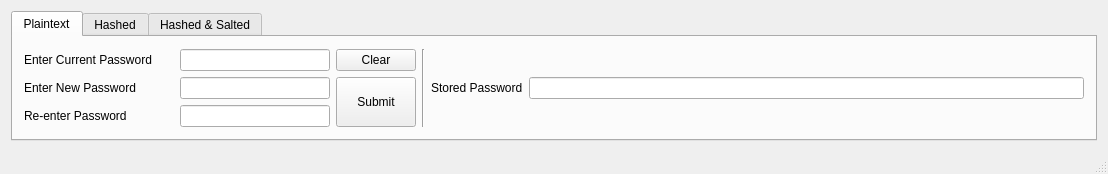
<?xml version="1.0" encoding="UTF-8"?>
<ui version="4.0">
 <class>MainWindow</class>
 <widget class="QMainWindow" name="MainWindow">
  <property name="geometry">
   <rect>
    <x>0</x>
    <y>0</y>
    <width>1108</width>
    <height>168</height>
   </rect>
  </property>
  <property name="windowTitle">
   <string>MainWindow</string>
  </property>
  <widget class="QWidget" name="centralWidget">
   <layout class="QGridLayout" name="gridLayout_3">
    <item row="0" column="0">
     <widget class="QTabWidget" name="tabWidget">
      <property name="toolTipDuration">
       <number>-1</number>
      </property>
      <property name="currentIndex">
       <number>0</number>
      </property>
      <widget class="QWidget" name="ptTab">
       <attribute name="title">
        <string>Plaintext</string>
       </attribute>
       <layout class="QGridLayout" name="gridLayout_2">
        <item row="0" column="0">
         <layout class="QGridLayout" name="ptPasswordFormGridLayout">
          <item row="2" column="1">
           <widget class="QLineEdit" name="ptSecondPasswordLineEdit">
            <property name="maximumSize">
             <size>
              <width>150</width>
              <height>16777215</height>
             </size>
            </property>
            <property name="echoMode">
             <enum>QLineEdit::Password</enum>
            </property>
            <property name="clearButtonEnabled">
             <bool>true</bool>
            </property>
           </widget>
          </item>
          <item row="1" column="0">
           <widget class="QLabel" name="ptEnterPasswordLabel">
            <property name="maximumSize">
             <size>
              <width>150</width>
              <height>16777215</height>
             </size>
            </property>
            <property name="text">
             <string>Enter New Password</string>
            </property>
           </widget>
          </item>
          <item row="2" column="0">
           <widget class="QLabel" name="ptSecondPasswordLabel">
            <property name="maximumSize">
             <size>
              <width>150</width>
              <height>16777215</height>
             </size>
            </property>
            <property name="text">
             <string>Re-enter Password</string>
            </property>
           </widget>
          </item>
          <item row="1" column="1">
           <widget class="QLineEdit" name="ptPasswordLineEdit">
            <property name="maximumSize">
             <size>
              <width>150</width>
              <height>16777215</height>
             </size>
            </property>
            <property name="echoMode">
             <enum>QLineEdit::Password</enum>
            </property>
            <property name="clearButtonEnabled">
             <bool>true</bool>
            </property>
           </widget>
          </item>
          <item row="0" column="0">
           <widget class="QLabel" name="ptEnterCurrentPasswordLabel">
            <property name="enabled">
             <bool>true</bool>
            </property>
            <property name="maximumSize">
             <size>
              <width>150</width>
              <height>16777215</height>
             </size>
            </property>
            <property name="text">
             <string>Enter Current Password</string>
            </property>
           </widget>
          </item>
          <item row="0" column="1">
           <widget class="QLineEdit" name="ptCurrentPasswordLineEdit">
            <property name="maximumSize">
             <size>
              <width>150</width>
              <height>16777215</height>
             </size>
            </property>
            <property name="echoMode">
             <enum>QLineEdit::Password</enum>
            </property>
            <property name="clearButtonEnabled">
             <bool>true</bool>
            </property>
           </widget>
          </item>
          <item row="1" column="2" rowspan="2">
           <widget class="QPushButton" name="ptSubmitButton">
            <property name="sizePolicy">
             <sizepolicy hsizetype="Minimum" vsizetype="Fixed">
              <horstretch>0</horstretch>
              <verstretch>0</verstretch>
             </sizepolicy>
            </property>
            <property name="minimumSize">
             <size>
              <width>0</width>
              <height>0</height>
             </size>
            </property>
            <property name="maximumSize">
             <size>
              <width>80</width>
              <height>120</height>
             </size>
            </property>
            <property name="text">
             <string>Submit</string>
            </property>
            <property name="shortcut">
             <string>Return</string>
            </property>
           </widget>
          </item>
          <item row="0" column="2">
           <widget class="QPushButton" name="ptClearButton">
            <property name="maximumSize">
             <size>
              <width>80</width>
              <height>16777215</height>
             </size>
            </property>
            <property name="text">
             <string>Clear</string>
            </property>
           </widget>
          </item>
         </layout>
        </item>
        <item row="0" column="1">
         <widget class="Line" name="plainTextTabDivider">
          <property name="orientation">
           <enum>Qt::Vertical</enum>
          </property>
         </widget>
        </item>
        <item row="0" column="2">
         <layout class="QFormLayout" name="ptResultsLayout">
          <property name="formAlignment">
           <set>Qt::AlignLeading|Qt::AlignLeft|Qt::AlignVCenter</set>
          </property>
          <item row="0" column="1">
           <widget class="QLineEdit" name="ptStoredPasswordLineEdit">
            <property name="readOnly">
             <bool>true</bool>
            </property>
           </widget>
          </item>
          <item row="0" column="0">
           <widget class="QLabel" name="ptStoredPasswordLabel">
            <property name="frameShape">
             <enum>QFrame::NoFrame</enum>
            </property>
            <property name="text">
             <string>Stored Password</string>
            </property>
           </widget>
          </item>
         </layout>
        </item>
       </layout>
      </widget>
      <widget class="QWidget" name="hTab">
       <attribute name="title">
        <string>Hashed</string>
       </attribute>
       <layout class="QGridLayout" name="gridLayout">
        <item row="0" column="0">
         <layout class="QGridLayout" name="hPasswordFormGridLayout">
          <item row="2" column="0">
           <widget class="QLabel" name="hSecondPasswordLabel">
            <property name="maximumSize">
             <size>
              <width>150</width>
              <height>16777215</height>
             </size>
            </property>
            <property name="text">
             <string>Re-enter Password</string>
            </property>
           </widget>
          </item>
          <item row="1" column="0">
           <widget class="QLabel" name="hEnterPasswordLabel">
            <property name="maximumSize">
             <size>
              <width>150</width>
              <height>16777215</height>
             </size>
            </property>
            <property name="text">
             <string>Enter New Password</string>
            </property>
           </widget>
          </item>
          <item row="2" column="1">
           <widget class="QLineEdit" name="hSecondPasswordLineEdit">
            <property name="maximumSize">
             <size>
              <width>150</width>
              <height>16777215</height>
             </size>
            </property>
            <property name="echoMode">
             <enum>QLineEdit::Password</enum>
            </property>
            <property name="clearButtonEnabled">
             <bool>true</bool>
            </property>
           </widget>
          </item>
          <item row="1" column="1">
           <widget class="QLineEdit" name="hPasswordLineEdit">
            <property name="maximumSize">
             <size>
              <width>150</width>
              <height>16777215</height>
             </size>
            </property>
            <property name="echoMode">
             <enum>QLineEdit::Password</enum>
            </property>
            <property name="clearButtonEnabled">
             <bool>true</bool>
            </property>
           </widget>
          </item>
          <item row="0" column="0">
           <widget class="QLabel" name="hEnterCurrentPasswordLabel">
            <property name="maximumSize">
             <size>
              <width>150</width>
              <height>16777215</height>
             </size>
            </property>
            <property name="text">
             <string>Enter Current Password</string>
            </property>
           </widget>
          </item>
          <item row="0" column="1">
           <widget class="QLineEdit" name="hCurrentPasswordLineEdit">
            <property name="maximumSize">
             <size>
              <width>150</width>
              <height>16777215</height>
             </size>
            </property>
            <property name="echoMode">
             <enum>QLineEdit::Password</enum>
            </property>
            <property name="clearButtonEnabled">
             <bool>true</bool>
            </property>
           </widget>
          </item>
          <item row="1" column="2" rowspan="2">
           <widget class="QPushButton" name="hSubmitButton">
            <property name="sizePolicy">
             <sizepolicy hsizetype="Minimum" vsizetype="Fixed">
              <horstretch>0</horstretch>
              <verstretch>0</verstretch>
             </sizepolicy>
            </property>
            <property name="minimumSize">
             <size>
              <width>0</width>
              <height>0</height>
             </size>
            </property>
            <property name="maximumSize">
             <size>
              <width>80</width>
              <height>120</height>
             </size>
            </property>
            <property name="text">
             <string>Submit</string>
            </property>
            <property name="shortcut">
             <string>Return</string>
            </property>
           </widget>
          </item>
          <item row="0" column="2">
           <widget class="QPushButton" name="hClearButton">
            <property name="maximumSize">
             <size>
              <width>80</width>
              <height>16777215</height>
             </size>
            </property>
            <property name="text">
             <string>Clear</string>
            </property>
           </widget>
          </item>
         </layout>
        </item>
        <item row="0" column="1">
         <widget class="Line" name="hTabDivider">
          <property name="orientation">
           <enum>Qt::Vertical</enum>
          </property>
         </widget>
        </item>
        <item row="0" column="2">
         <layout class="QFormLayout" name="hResultsLayout">
          <property name="formAlignment">
           <set>Qt::AlignLeading|Qt::AlignLeft|Qt::AlignVCenter</set>
          </property>
          <item row="0" column="0">
           <widget class="QLabel" name="hGeneratedHashLabel">
            <property name="text">
             <string>Generated Hash</string>
            </property>
           </widget>
          </item>
          <item row="0" column="1">
           <widget class="QLineEdit" name="hGeneratedHashLineEdit">
            <property name="readOnly">
             <bool>true</bool>
            </property>
           </widget>
          </item>
         </layout>
        </item>
       </layout>
      </widget>
      <widget class="QWidget" name="hsTab">
       <attribute name="title">
        <string>Hashed &amp;&amp; Salted</string>
       </attribute>
       <layout class="QGridLayout" name="gridLayout_4">
        <item row="0" column="0">
         <layout class="QGridLayout" name="hsPasswordFormGridLayout">
          <item row="2" column="1">
           <widget class="QLineEdit" name="hsSecondPasswordLineEdit">
            <property name="maximumSize">
             <size>
              <width>150</width>
              <height>16777215</height>
             </size>
            </property>
            <property name="echoMode">
             <enum>QLineEdit::Password</enum>
            </property>
            <property name="clearButtonEnabled">
             <bool>true</bool>
            </property>
           </widget>
          </item>
          <item row="1" column="0">
           <widget class="QLabel" name="hsEnterPasswordLabel">
            <property name="maximumSize">
             <size>
              <width>150</width>
              <height>16777215</height>
             </size>
            </property>
            <property name="text">
             <string>Enter New Password</string>
            </property>
           </widget>
          </item>
          <item row="1" column="1">
           <widget class="QLineEdit" name="hsPasswordLineEdit">
            <property name="maximumSize">
             <size>
              <width>150</width>
              <height>16777215</height>
             </size>
            </property>
            <property name="echoMode">
             <enum>QLineEdit::Password</enum>
            </property>
            <property name="clearButtonEnabled">
             <bool>true</bool>
            </property>
           </widget>
          </item>
          <item row="2" column="0">
           <widget class="QLabel" name="hsSecondPasswordLabel">
            <property name="maximumSize">
             <size>
              <width>150</width>
              <height>16777215</height>
             </size>
            </property>
            <property name="text">
             <string>Re-enter Password</string>
            </property>
           </widget>
          </item>
          <item row="0" column="1">
           <widget class="QLineEdit" name="hsCurrentPasswordLineEdit">
            <property name="maximumSize">
             <size>
              <width>150</width>
              <height>16777215</height>
             </size>
            </property>
            <property name="echoMode">
             <enum>QLineEdit::Password</enum>
            </property>
            <property name="clearButtonEnabled">
             <bool>true</bool>
            </property>
           </widget>
          </item>
          <item row="0" column="0">
           <widget class="QLabel" name="hsEnterCurrentPasswordLabel">
            <property name="maximumSize">
             <size>
              <width>150</width>
              <height>16777215</height>
             </size>
            </property>
            <property name="text">
             <string>Enter Current Password</string>
            </property>
           </widget>
          </item>
          <item row="0" column="2">
           <widget class="QPushButton" name="hsClearButton">
            <property name="maximumSize">
             <size>
              <width>80</width>
              <height>16777215</height>
             </size>
            </property>
            <property name="text">
             <string>Clear</string>
            </property>
           </widget>
          </item>
          <item row="1" column="2" rowspan="2">
           <widget class="QPushButton" name="hsSubmitButton">
            <property name="sizePolicy">
             <sizepolicy hsizetype="Minimum" vsizetype="Fixed">
              <horstretch>0</horstretch>
              <verstretch>0</verstretch>
             </sizepolicy>
            </property>
            <property name="minimumSize">
             <size>
              <width>0</width>
              <height>0</height>
             </size>
            </property>
            <property name="maximumSize">
             <size>
              <width>80</width>
              <height>120</height>
             </size>
            </property>
            <property name="text">
             <string>Submit</string>
            </property>
            <property name="shortcut">
             <string>Return</string>
            </property>
           </widget>
          </item>
         </layout>
        </item>
        <item row="0" column="1">
         <widget class="Line" name="hsTabDivider">
          <property name="orientation">
           <enum>Qt::Vertical</enum>
          </property>
         </widget>
        </item>
        <item row="0" column="2">
         <layout class="QFormLayout" name="hsResultsLayout">
          <property name="formAlignment">
           <set>Qt::AlignLeading|Qt::AlignLeft|Qt::AlignVCenter</set>
          </property>
          <item row="0" column="0">
           <widget class="QLabel" name="hsGeneratedSaltLabel">
            <property name="text">
             <string>Generated Salt</string>
            </property>
           </widget>
          </item>
          <item row="0" column="1">
           <widget class="QLineEdit" name="hsGeneratedSaltLineEdit">
            <property name="readOnly">
             <bool>true</bool>
            </property>
           </widget>
          </item>
          <item row="1" column="0">
           <widget class="QLabel" name="hsGeneratedSaltyHashLabel">
            <property name="text">
             <string>Generated Salty Hash</string>
            </property>
           </widget>
          </item>
          <item row="1" column="1">
           <widget class="QLineEdit" name="hsGeneratedSaltyHashLineEdit">
            <property name="readOnly">
             <bool>true</bool>
            </property>
           </widget>
          </item>
         </layout>
        </item>
       </layout>
      </widget>
     </widget>
    </item>
   </layout>
  </widget>
  <widget class="QStatusBar" name="statusBar"/>
 </widget>
 <layoutdefault spacing="6" margin="11"/>
 <resources/>
 <connections/>
</ui>
